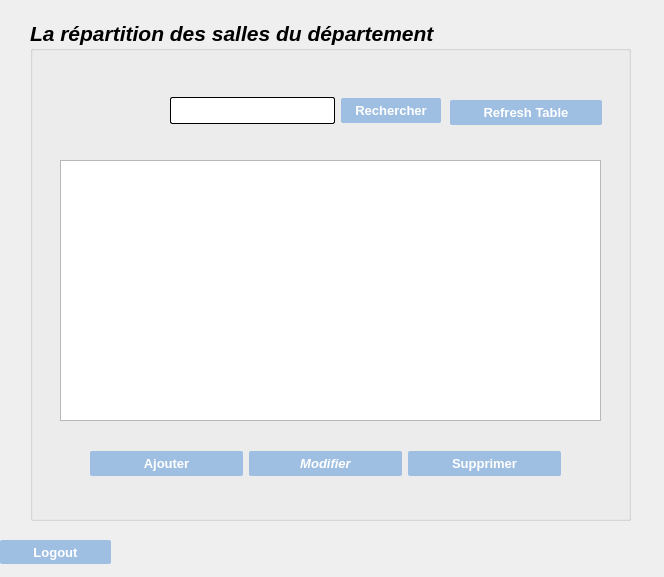
<?xml version="1.0" encoding="UTF-8"?>
<ui version="4.0">
 <class>Salle</class>
 <widget class="QDialog" name="Salle">
  <property name="geometry">
   <rect>
    <x>0</x>
    <y>0</y>
    <width>664</width>
    <height>577</height>
   </rect>
  </property>
  <property name="windowTitle">
   <string>Dialog</string>
  </property>
  <widget class="QGroupBox" name="groupBox">
   <property name="geometry">
    <rect>
     <x>30</x>
     <y>20</y>
     <width>601</width>
     <height>501</height>
    </rect>
   </property>
   <property name="font">
    <font>
     <pointsize>16</pointsize>
     <italic>true</italic>
     <bold>true</bold>
    </font>
   </property>
   <property name="title">
    <string>La répartition des salles du département</string>
   </property>
   <widget class="QTableView" name="SalleTable">
    <property name="geometry">
     <rect>
      <x>30</x>
      <y>140</y>
      <width>541</width>
      <height>261</height>
     </rect>
    </property>
    <property name="font">
     <font>
      <pointsize>10</pointsize>
      <italic>false</italic>
      <bold>false</bold>
     </font>
    </property>
   </widget>
   <widget class="QWidget" name="layoutWidget">
    <property name="geometry">
     <rect>
      <x>60</x>
      <y>430</y>
      <width>471</width>
      <height>27</height>
     </rect>
    </property>
    <layout class="QHBoxLayout" name="horizontalLayout">
     <item>
      <widget class="QPushButton" name="AddButton">
       <property name="font">
        <font>
         <pointsize>-1</pointsize>
         <italic>false</italic>
         <bold>true</bold>
        </font>
       </property>
       <property name="styleSheet">
        <string notr="true">QPushButton{
color: #ffffff;
border-radius:2px;
background-color: rgb(159, 191, 226);
height: 25px;
font-size:13px;
}
QPushButton:hover:!pressed
{
	background-color: rgb(179, 216, 255);
}
QPushButton:pressed
{
              transition: 0.9s; 
}</string>
       </property>
       <property name="text">
        <string>Ajouter</string>
       </property>
      </widget>
     </item>
     <item>
      <widget class="QPushButton" name="EditButton">
       <property name="font">
        <font>
         <pointsize>-1</pointsize>
         <bold>true</bold>
        </font>
       </property>
       <property name="styleSheet">
        <string notr="true">QPushButton{
color: #ffffff;
border-radius:2px;
background-color: rgb(159, 191, 226);
height: 25px;
font-size:13px;
}
QPushButton:hover:!pressed
{
	background-color: rgb(179, 216, 255);
}
QPushButton:pressed
{
              transition: 0.9s; 
}</string>
       </property>
       <property name="text">
        <string>Modifier</string>
       </property>
      </widget>
     </item>
     <item>
      <widget class="QPushButton" name="DeleteButton">
       <property name="font">
        <font>
         <pointsize>-1</pointsize>
         <italic>false</italic>
         <bold>true</bold>
        </font>
       </property>
       <property name="styleSheet">
        <string notr="true">QPushButton{
color: #ffffff;
border-radius:2px;
background-color: rgb(159, 191, 226);
height: 25px;
font-size:13px;
}
QPushButton:hover:!pressed
{
	background-color: rgb(179, 216, 255);
}
QPushButton:pressed
{
              transition: 0.9s; 
}</string>
       </property>
       <property name="text">
        <string>Supprimer</string>
       </property>
      </widget>
     </item>
    </layout>
   </widget>
   <widget class="QWidget" name="layoutWidget">
    <property name="geometry">
     <rect>
      <x>140</x>
      <y>70</y>
      <width>271</width>
      <height>41</height>
     </rect>
    </property>
    <layout class="QHBoxLayout" name="horizontalLayout_2">
     <item>
      <widget class="QLineEdit" name="SearchValue">
       <property name="font">
        <font>
         <pointsize>10</pointsize>
         <italic>false</italic>
         <bold>false</bold>
        </font>
       </property>
       <property name="styleSheet">
        <string notr="true">QLineEdit{
	background-color: rgb(255, 255, 255);
	 border: 1px  solid;
     border-radius: 2px;
height: 25px;
}</string>
       </property>
      </widget>
     </item>
     <item>
      <widget class="QPushButton" name="SearchButton">
       <property name="font">
        <font>
         <pointsize>-1</pointsize>
         <italic>false</italic>
         <bold>true</bold>
        </font>
       </property>
       <property name="styleSheet">
        <string notr="true">QPushButton{
color: #ffffff;
border-radius:2px;
background-color: rgb(159, 191, 226);
height: 25px;
width: 100px;
font-size:13px;
}
QPushButton:hover:!pressed
{
	background-color: rgb(179, 216, 255);
}
QPushButton:pressed
{
              transition: 0.9s; 
}</string>
       </property>
       <property name="text">
        <string>Rechercher</string>
       </property>
      </widget>
     </item>
    </layout>
   </widget>
   <widget class="QPushButton" name="RefreshTable">
    <property name="geometry">
     <rect>
      <x>420</x>
      <y>80</y>
      <width>152</width>
      <height>25</height>
     </rect>
    </property>
    <property name="font">
     <font>
      <pointsize>-1</pointsize>
      <italic>false</italic>
      <bold>true</bold>
     </font>
    </property>
    <property name="styleSheet">
     <string notr="true">QPushButton{
color: #ffffff;
border-radius:2px;
background-color: rgb(159, 191, 226);
height: 25px;
font-size:13px;
}
QPushButton:hover:!pressed
{
	background-color: rgb(179, 216, 255);
}
QPushButton:pressed
{
              transition: 0.9s; 
}</string>
    </property>
    <property name="text">
     <string>Refresh Table</string>
    </property>
   </widget>
  </widget>
  <widget class="QPushButton" name="LogoutButton">
   <property name="geometry">
    <rect>
     <x>0</x>
     <y>540</y>
     <width>111</width>
     <height>24</height>
    </rect>
   </property>
   <property name="font">
    <font>
     <pointsize>-1</pointsize>
     <bold>true</bold>
    </font>
   </property>
   <property name="styleSheet">
    <string notr="true">QPushButton{
color: #ffffff;
border-radius:2px;
background-color: rgb(159, 191, 226);
height: 25px;
font-size:13px;
}
QPushButton:hover:!pressed
{
	background-color: rgb(179, 216, 255);
}
QPushButton:pressed
{
              transition: 0.9s; 
}</string>
   </property>
   <property name="text">
    <string>Logout</string>
   </property>
  </widget>
 </widget>
 <resources/>
 <connections/>
</ui>
